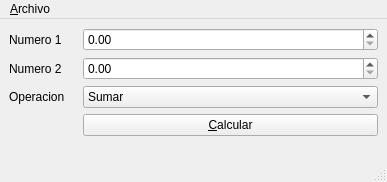
<?xml version="1.0" encoding="UTF-8"?>
<ui version="4.0">
 <class>Principal</class>
 <widget class="QMainWindow" name="Principal">
  <property name="geometry">
   <rect>
    <x>0</x>
    <y>0</y>
    <width>387</width>
    <height>182</height>
   </rect>
  </property>
  <property name="windowTitle">
   <string>Principal</string>
  </property>
  <widget class="QWidget" name="centralwidget">
   <layout class="QFormLayout" name="formLayout">
    <item row="0" column="0">
     <widget class="QLabel" name="label">
      <property name="text">
       <string>Numero 1</string>
      </property>
     </widget>
    </item>
    <item row="0" column="1">
     <widget class="QDoubleSpinBox" name="inNum1"/>
    </item>
    <item row="1" column="0">
     <widget class="QLabel" name="label_2">
      <property name="text">
       <string>Numero 2</string>
      </property>
     </widget>
    </item>
    <item row="1" column="1">
     <widget class="QDoubleSpinBox" name="inNum2"/>
    </item>
    <item row="2" column="0">
     <widget class="QLabel" name="label_3">
      <property name="text">
       <string>Operacion</string>
      </property>
     </widget>
    </item>
    <item row="2" column="1">
     <widget class="QComboBox" name="inOperacion">
      <item>
       <property name="text">
        <string>Sumar</string>
       </property>
      </item>
      <item>
       <property name="text">
        <string>Restar</string>
       </property>
      </item>
      <item>
       <property name="text">
        <string>Dividir</string>
       </property>
      </item>
      <item>
       <property name="text">
        <string>Multiplicar</string>
       </property>
      </item>
     </widget>
    </item>
    <item row="3" column="0">
     <spacer name="horizontalSpacer">
      <property name="orientation">
       <enum>Qt::Horizontal</enum>
      </property>
      <property name="sizeHint" stdset="0">
       <size>
        <width>68</width>
        <height>22</height>
       </size>
      </property>
     </spacer>
    </item>
    <item row="3" column="1">
     <widget class="QPushButton" name="CdmCalcular">
      <property name="text">
       <string>&amp;Calcular</string>
      </property>
     </widget>
    </item>
   </layout>
  </widget>
  <widget class="QMenuBar" name="menubar">
   <property name="geometry">
    <rect>
     <x>0</x>
     <y>0</y>
     <width>387</width>
     <height>22</height>
    </rect>
   </property>
   <widget class="QMenu" name="menuArchivo">
    <property name="title">
     <string>&amp;Archivo</string>
    </property>
    <addaction name="actionCalcular"/>
    <addaction name="actionSalir"/>
   </widget>
   <addaction name="menuArchivo"/>
  </widget>
  <widget class="QStatusBar" name="statusbar"/>
  <action name="actionCalcular">
   <property name="text">
    <string>&amp;Calcular</string>
   </property>
   <property name="shortcut">
    <string>F1</string>
   </property>
  </action>
  <action name="actionSalir">
   <property name="text">
    <string>Salir</string>
   </property>
   <property name="shortcut">
    <string>Ctrl+Q</string>
   </property>
  </action>
 </widget>
 <resources/>
 <connections>
  <connection>
   <sender>actionSalir</sender>
   <signal>triggered()</signal>
   <receiver>Principal</receiver>
   <slot>close()</slot>
   <hints>
    <hint type="sourcelabel">
     <x>-1</x>
     <y>-1</y>
    </hint>
    <hint type="destinationlabel">
     <x>193</x>
     <y>90</y>
    </hint>
   </hints>
  </connection>
 </connections>
</ui>
